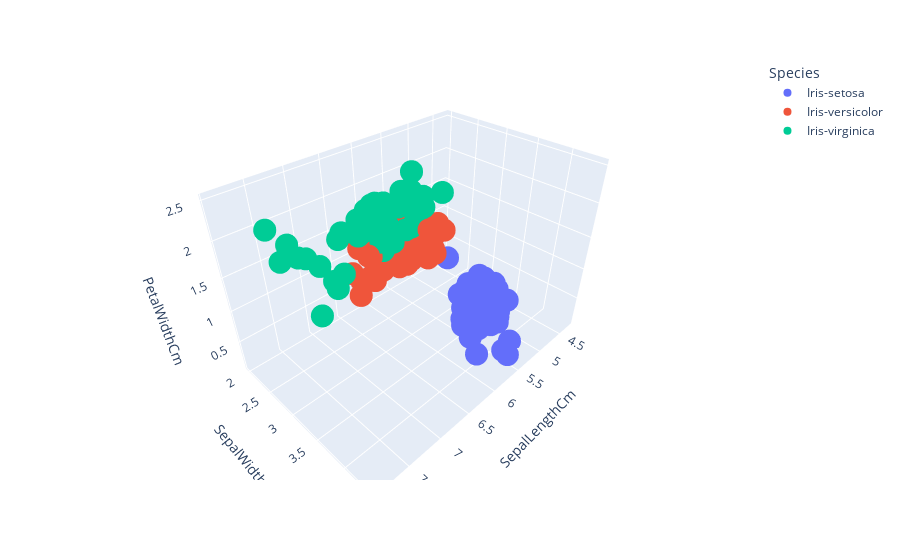

The notebook cell saved with this chart:
### Code cell
fig_iris = px.scatter_3d(iris, x='SepalLengthCm', y='SepalWidthCm', z='PetalWidthCm', color='Species')
fig_iris.show()

### Figure 1 — Plotly figure (JSON) as saved in the notebook; plotly's stock layout.template omitted (floating-point values rounded to 4 significant figures)
{"data": [{"hovertemplate": "Species=Iris-setosa<br>SepalLengthCm=%{x}<br>SepalWidthCm=%{y}<br>PetalWidthCm=%{z}<extra></extra>", "legendgroup": "Iris-setosa", "marker": {"color": "#636efa", "symbol": "circle"}, "mode": "markers", "name": "Iris-setosa", "scene": "scene", "showlegend": true, "type": "scatter3d", "x": [5.1, 4.9, 4.7, 4.6, 5, 5.4, 4.6, 5, 4.4, 4.9, 5.4, 4.8, 4.8, 4.3, 5.8, 5.7, 5.4, 5.1, 5.7, 5.1, 5.4, 5.1, 4.6, 5.1, 4.8, 5, 5, 5.2, 5.2, 4.7, 4.8, 5.4, 5.2, 5.5, 4.9, 5, 5.5, 4.9, 4.4, 5.1, 5, 4.5, 4.4, 5, 5.1, 4.8, 5.1, 4.6, 5.3, 5], "y": [3.5, 3, 3.2, 3.1, 3.6, 3.9, 3.4, 3.4, 2.9, 3.1, 3.7, 3.4, 3, 3, 4, 4.4, 3.9, 3.5, 3.8, 3.8, 3.4, 3.7, 3.6, 3.3, 3.4, 3, 3.4, 3.5, 3.4, 3.2, 3.1, 3.4, 4.1, 4.2, 3.1, 3.2, 3.5, 3.1, 3, 3.4, 3.5, 2.3, 3.2, 3.5, 3.8, 3, 3.8, 3.2, 3.7, 3.3], "z": [0.2, 0.2, 0.2, 0.2, 0.2, 0.4, 0.3, 0.2, 0.2, 0.1, 0.2, 0.2, 0.1, 0.1, 0.2, 0.4, 0.4, 0.3, 0.3, 0.3, 0.2, 0.4, 0.2, 0.5, 0.2, 0.2, 0.4, 0.2, 0.2, 0.2, 0.2, 0.4, 0.1, 0.2, 0.1, 0.2, 0.2, 0.1, 0.2, 0.2, 0.3, 0.3, 0.2, 0.6, 0.4, 0.3, 0.2, 0.2, 0.2, 0.2]}, {"hovertemplate": "Species=Iris-versicolor<br>SepalLengthCm=%{x}<br>SepalWidthCm=%{y}<br>PetalWidthCm=%{z}<extra></extra>", "legendgroup": "Iris-versicolor", "marker": {"color": "#EF553B", "symbol": "circle"}, "mode": "markers", "name": "Iris-versicolor", "scene": "scene", "showlegend": true, "type": "scatter3d", "x": [7, 6.4, 6.9, 5.5, 6.5, 5.7, 6.3, 4.9, 6.6, 5.2, 5, 5.9, 6, 6.1, 5.6, 6.7, 5.6, 5.8, 6.2, 5.6, 5.9, 6.1, 6.3, 6.1, 6.4, 6.6, 6.8, 6.7, 6, 5.7, 5.5, 5.5, 5.8, 6, 5.4, 6, 6.7, 6.3, 5.6, 5.5, 5.5, 6.1, 5.8, 5, 5.6, 5.7, 5.7, 6.2, 5.1, 5.7], "y": [3.2, 3.2, 3.1, 2.3, 2.8, 2.8, 3.3, 2.4, 2.9, 2.7, 2, 3, 2.2, 2.9, 2.9, 3.1, 3, 2.7, 2.2, 2.5, 3.2, 2.8, 2.5, 2.8, 2.9, 3, 2.8, 3, 2.9, 2.6, 2.4, 2.4, 2.7, 2.7, 3, 3.4, 3.1, 2.3, 3, 2.5, 2.6, 3, 2.6, 2.3, 2.7, 3, 2.9, 2.9, 2.5, 2.8], "z": [1.4, 1.5, 1.5, 1.3, 1.5, 1.3, 1.6, 1, 1.3, 1.4, 1, 1.5, 1, 1.4, 1.3, 1.4, 1.5, 1, 1.5, 1.1, 1.8, 1.3, 1.5, 1.2, 1.3, 1.4, 1.4, 1.7, 1.5, 1, 1.1, 1, 1.2, 1.6, 1.5, 1.6, 1.5, 1.3, 1.3, 1.3, 1.2, 1.4, 1.2, 1, 1.3, 1.2, 1.3, 1.3, 1.1, 1.3]}, {"hovertemplate": "Species=Iris-virginica<br>SepalLengthCm=%{x}<br>SepalWidthCm=%{y}<br>PetalWidthCm=%{z}<extra></extra>", "legendgroup": "Iris-virginica", "marker": {"color": "#00cc96", "symbol": "circle"}, "mode": "markers", "name": "Iris-virginica", "scene": "scene", "showlegend": true, "type": "scatter3d", "x": [6.3, 5.8, 7.1, 6.3, 6.5, 7.6, 4.9, 7.3, 6.7, 7.2, 6.5, 6.4, 6.8, 5.7, 5.8, 6.4, 6.5, 7.7, 7.7, 6, 6.9, 5.6, 7.7, 6.3, 6.7, 7.2, 6.2, 6.1, 6.4, 7.2, 7.4, 7.9, 6.4, 6.3, 6.1, 7.7, 6.3, 6.4, 6, 6.9, 6.7, 6.9, 5.8, 6.8, 6.7, 6.7, 6.3, 6.5, 6.2, 5.9], "y": [3.3, 2.7, 3, 2.9, 3, 3, 2.5, 2.9, 2.5, 3.6, 3.2, 2.7, 3, 2.5, 2.8, 3.2, 3, 3.8, 2.6, 2.2, 3.2, 2.8, 2.8, 2.7, 3.3, 3.2, 2.8, 3, 2.8, 3, 2.8, 3.8, 2.8, 2.8, 2.6, 3, 3.4, 3.1, 3, 3.1, 3.1, 3.1, 2.7, 3.2, 3.3, 3, 2.5, 3, 3.4, 3], "z": [2.5, 1.9, 2.1, 1.8, 2.2, 2.1, 1.7, 1.8, 1.8, 2.5, 2, 1.9, 2.1, 2, 2.4, 2.3, 1.8, 2.2, 2.3, 1.5, 2.3, 2, 2, 1.8, 2.1, 1.8, 1.8, 1.8, 2.1, 1.6, 1.9, 2, 2.2, 1.5, 1.4, 2.3, 2.4, 1.8, 1.8, 2.1, 2.4, 2.3, 1.9, 2.3, 2.5, 2.3, 1.9, 2, 2.3, 1.8]}], "layout": {"legend": {"title": {"text": "Species"}, "tracegroupgap": 0}, "margin": {"t": 60}, "scene": {"domain": {"x": [0, 1], "y": [0, 1]}, "xaxis": {"title": {"text": "SepalLengthCm"}}, "yaxis": {"title": {"text": "SepalWidthCm"}}, "zaxis": {"title": {"text": "PetalWidthCm"}}}}}
